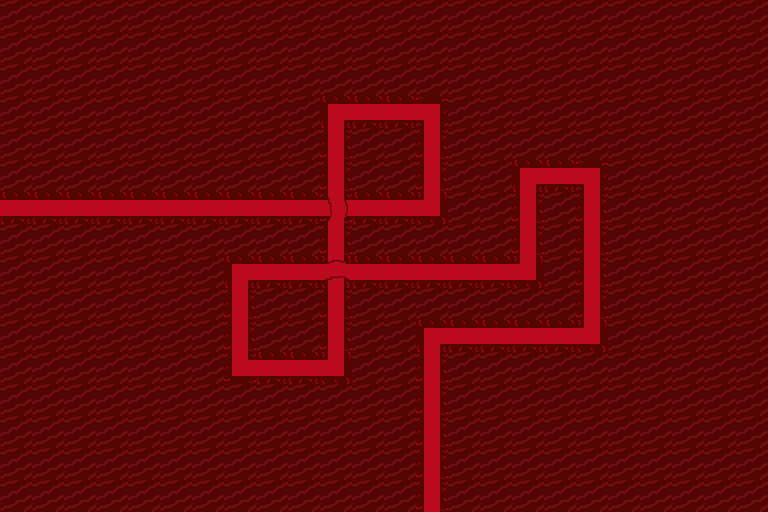

A level layout from a 2D game, rendered from its tile map. Below: a short description, then the map file with tile-grid data replaced by summaries:
An orthogonal 24x16 tile map with 32x32 px tiles, 1 tile layer (Tile Layer 1), 6 tilesets.

<map version="1.10" tiledversion="1.11.2" orientation="orthogonal" renderorder="right-down" width="24" height="16" tilewidth="32" tileheight="32" infinite="0" nextlayerid="2" nextobjectid="1">
 <tileset firstgid="1" source="Grass.tsx" />
 <tileset firstgid="2" source="Road.tsx" />
 <tileset firstgid="3" source="Flesh.tsx" />
 <tileset firstgid="4" source="Straight.tsx" />
 <tileset firstgid="5" source="L-Shaped.tsx" />
 <tileset firstgid="6" source="Cross.tsx" />
 <layer id="1" name="Tile Layer 1" width="24" height="16">
  <data>[384 cells, 384 non-empty, 4 distinct tile ids]</data>
 </layer>
</map>
